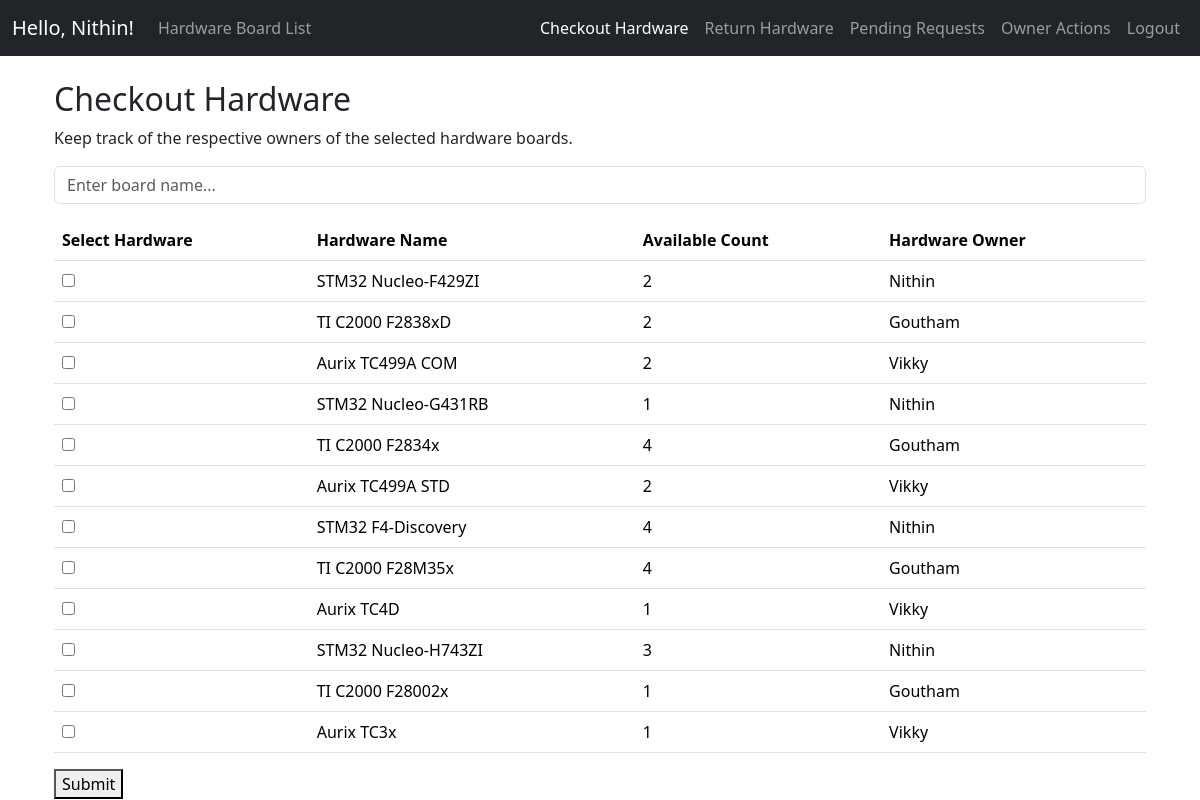
The page /checkout (signed in) on the database as committed earlier.
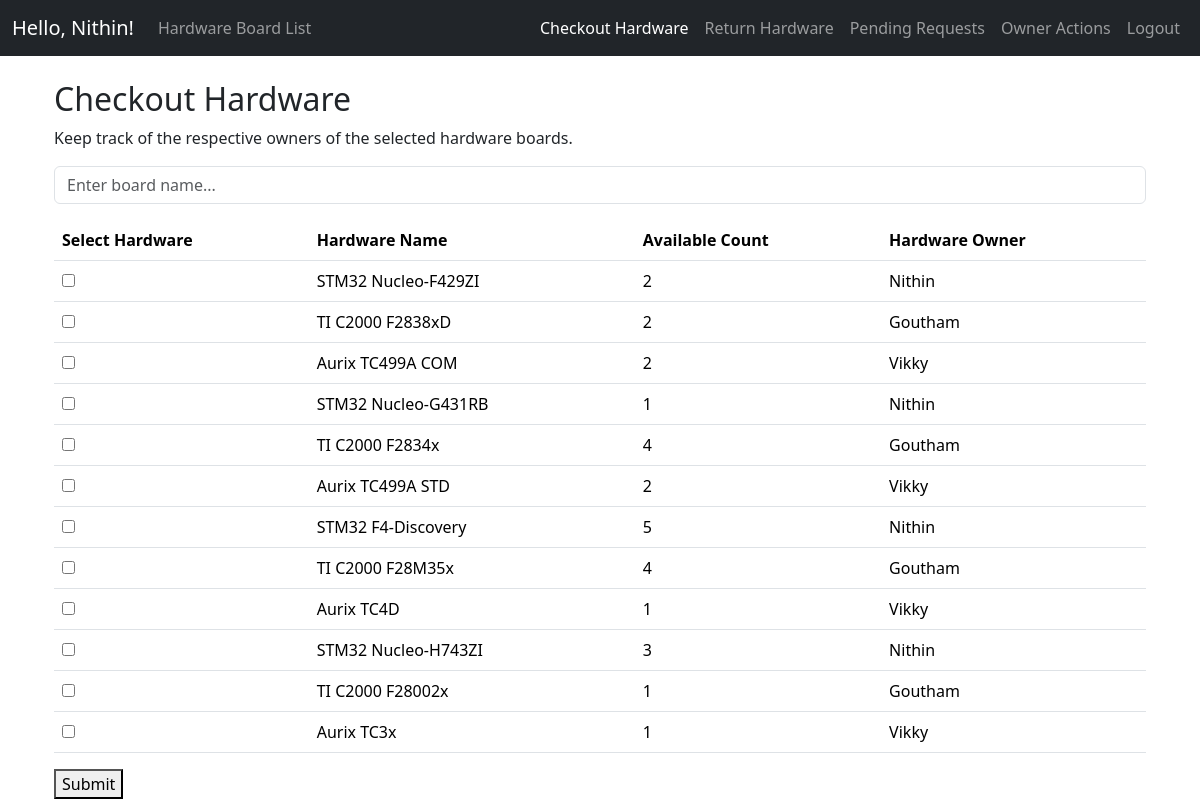
The same page on the database as committed later.
### models.py (models this page shows, shortened)
class Hardware(db.Model):
    __tablename__ = 'hardware'
    id = db.Column(db.Integer, primary_key=True)
    name = db.Column(db.String(150), nullable=False)
    count = db.Column(db.Integer, nullable=False)
    owner_id = db.Column(db.Integer, db.ForeignKey('user.id'), nullable=False)
    hw_owner = db.relationship('User', backref=db.backref('hw_owner_name', lazy=True))
    checkouts = db.relationship('Checkout', back_populates='hardware')

class User(UserMixin, db.Model):
    __tablename__ = 'user'
    id = db.Column(db.Integer, primary_key=True)
    username = db.Column(db.String(150), unique=True, nullable=False)
    password_hash = db.Column(db.String(128), nullable=False)
    privilege_level = db.Column(db.String(50), nullable=False, default='user')
    approval_status = db.Column(db.String(50), nullable=False, default='pending')

### app.py (the view, shortened to what this page needs)
@app.route('/checkout', methods=['GET', 'POST'])
@login_required
def checkout():
    hardware = Hardware.query.filter(
        Hardware.count > 0).all()
    return render_template('checkout.html', hardware=hardware)

### app.py (called while the page is built)
@login_manager.user_loader
def load_user(user_id):
    return User.query.get(int(user_id))

@app.context_processor
def inject_active_page():
    is_hw_owner = False
    if current_user.is_authenticated:
        is_hw_owner = Hardware.query.filter_by(owner_id=current_user.id).first() is not None
    return dict(active_page=request.endpoint, is_hw_owner=is_hw_owner)

### templates/checkout.html (shortened to what this page needs)
{% extends "base.html" %}
{% block content %}
<div class="container">
    <h2>Checkout Hardware</h2>
    <p>Keep track of the respective owners of the selected hardware boards.</p>
    <div class="input-group mb-3 mw-100">
        <input type="text" class="form-control live-search-box" aria-label="target_name"
            placeholder="Enter board name..." aria-describedby="inputGroup-sizing-default">
    </div>
    <form id="checkoutForm" method="POST">
        <div class="table-responsive">
            <table class="table">
                <thead>
                    <tr>
                        <th>Select Hardware</th>
                        <th>Hardware Name</th>
                        <th>Available Count</th>
                        <th>Hardware Owner</th>
                    </tr>
                </thead>
                <tbody class="live-search-list" id="hardwareList">
                    {% for item in hardware %}
                    <tr>
                        <td>
                            <div>
                                <input type="checkbox" name="hardware_ids" value="{{ item.id }}">
                            </div>
                        </td>
                        <td>{{ item.name }}</td>
                        <td>{{ item.count }}</td>
                        <td>{{ item.hw_owner.username }}</td>
                    </tr>
                    {% endfor %}
                </tbody>
            </table>
        </div>
        <button id="submitButton" type="button" onClick="checkCheckboxes()">Submit</button>
    </form>
</div>
{% endblock %}

Rows that differ between the two databases and show on the page:
changed Hardware "STM32 F4-Discovery": count "4" → "5"
